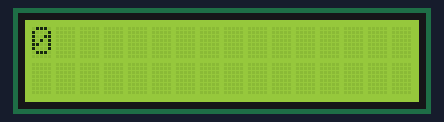
A sketch run on a simulated Arduino Uno, built with avr-gcc and run on an emulated ATmega328P. Shown: 16×2 character LCD.

Above: at 0.1 s.
At 1.1 s:
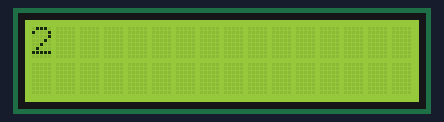
At 1.6 s:
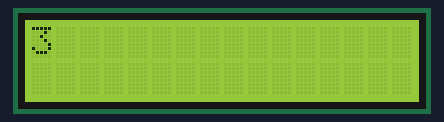
At 2.6 s:
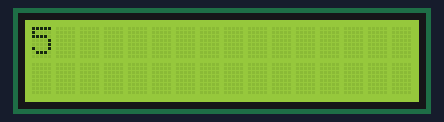
At 3.6 s:
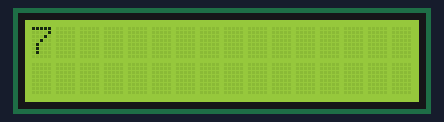
At 5.6 s:
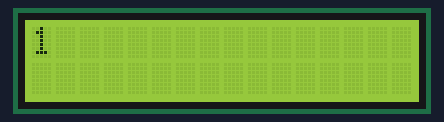

Measured:
- by itself, everything shown: repeats every 5.0 s, in 10 steps
- what the display in image 1 shows lasts 0.5 s, from 1.1 s to 1.6 s

The sketch:

lcd.ino
```cpp
#include <Wire.h> // เรียกใช้ไลบรารี Wire สำหรับการสื่อสารแบบ I2C
#include <LiquidCrystal_I2C.h> // เรียกใช้ไลบรารี LiquidCrystal_I2C สำหรับควบคุมจอ LCD ผ่าน I2C
// การสื่อสารแบบ I2C เป็นที่นิยมในการเชื่อมต่อกับอุปกรณ์ต่างๆ เช่น เซ็นเซอร์, จอ LCD เป็นต้น

LiquidCrystal_I2C lcd(0x27, 16, 2);
// 0x27 คือ address ของจอ LCD (อาจแตกต่างกันไปในแต่ละรุ่น)
// 16 คือจำนวนคอลัมน์ (ตัวอักษร) ในแต่ละแถวของจอ LCD
// 2 คือจำนวนแถวของจอ LCD

void setup() {
  // lcd.begin(16 ,2); // จอกว้าง 16 ตัวอักษร 2 บรรทัด
  // lcd.display(); // ฟังก์ชันนี้ใช้สำหรับเปิดการแสดงผลบนจอ LCD
  // lcd.backlight(); // ฟังก์ชันนี้ใช้สำหรับเปิดไฟ backlight ของจอ LCD
  // lcd.clear(); // ฟังก์ชันนี้ใช้สำหรับล้างข้อมูลทั้งหมดบนจอ LCD

  lcd.init();
  lcd.display();
  lcd.backlight();
}

void loop() {
  for(int i=0;i<=9;i++){
    lcd.setCursor(0, 0); // เลื่อนเคอร์เซอร์ไปบรรทัดที่ 1 ลำดับที่ 1
    lcd.print(i); // สั่งให้แสดงผลค่า i ออกทางหน้าจอ lcd
    delay(500);
  }
}
```
